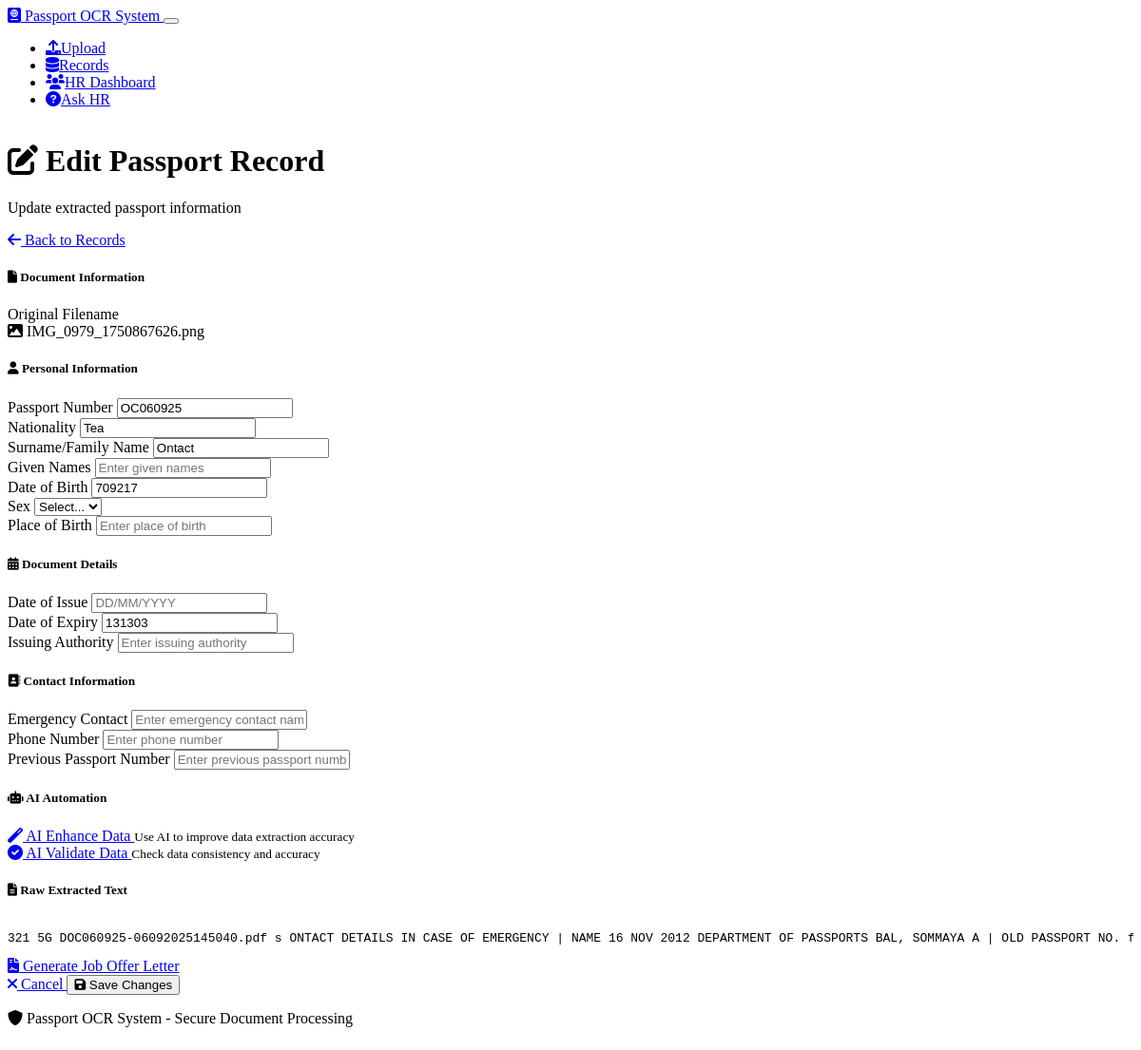
The app's page /edit_record/2 with its own data.
### models.py (models this page shows, shortened)
class PassportRecord(db.Model):
    id = db.Column(db.Integer, primary_key=True)
    filename = db.Column(db.String(255), nullable=False)
    passport_number = db.Column(db.String(50))
    surname = db.Column(db.String(100))
    given_names = db.Column(db.String(200))
    nationality = db.Column(db.String(50))
    date_of_birth = db.Column(db.String(20))
    place_of_birth = db.Column(db.String(100))
    sex = db.Column(db.String(10))
    date_of_issue = db.Column(db.String(20))
    date_of_expiry = db.Column(db.String(20))
    issuing_authority = db.Column(db.String(100))
    emergency_contact = db.Column(db.String(200))
    phone_number = db.Column(db.String(50))
    previous_passport = db.Column(db.String(50))
    raw_text = db.Column(db.Text)
    created_at = db.Column(db.DateTime, default=datetime.utcnow)
    processing_status = db.Column(db.String(20), default='completed')

### routes.py (the view, shortened to what this page needs)
@app.route('/edit_record/<int:record_id>', methods=['GET', 'POST'])
def edit_record(record_id):
    record = PassportRecord.query.get_or_404(record_id)
    return render_template('edit_record.html', record=record)

### templates/edit_record.html (shortened to what this page needs)
{% extends "base.html" %}
{% block content %}
<div class="container">
    <div class="d-flex justify-content-between align-items-center mb-4">
        <div>
            <h1 class="display-6 fw-bold">
                <i class="fas fa-edit me-3"></i>
                Edit Passport Record
            </h1>
            <p class="text-muted">Update extracted passport information</p>
        </div>
        <a href="{{ url_for('records') }}" class="btn btn-secondary">
            <i class="fas fa-arrow-left me-2"></i>
            Back to Records
        </a>
    </div>
    <div class="row justify-content-center">
        <div class="col-lg-8">
            <div class="card shadow">
                <div class="card-body p-4">
                    <form method="post" action="{{ url_for('edit_record', record_id=record.id) }}">
                        <div class="row">
                            <div class="col-12 mb-4">
                                <h5 class="border-bottom pb-2 mb-3">
                                    <i class="fas fa-file me-2"></i>
                                    Document Information
                                </h5>
                                <div class="mb-3">
                                    <label class="form-label fw-bold">Original Filename</label>
                                    <div class="form-control-plaintext bg-light p-2 rounded">
                                        <i class="fas fa-{% if record.filename.endswith('.pdf') %}file-pdf{% else %}image{% endif %} me-2"></i>
                                        {{ record.filename }}
                                    </div>
                                </div>
                            </div>
                            <div class="col-12 mb-4">
                                <h5 class="border-bottom pb-2 mb-3">
                                    <i class="fas fa-user me-2"></i>
                                    Personal Information
                                </h5>
                                <div class="row">
                                    <div class="col-md-6 mb-3">
                                        <label for="passport_number" class="form-label">Passport Number</label>
                                        <input type="text" class="form-control" id="passport_number" name="passport_number"
                                               value="{{ record.passport_number or '' }}" placeholder="Enter passport number">
                                    </div>
                                    <div class="col-md-6 mb-3">
                                        <label for="nationality" class="form-label">Nationality</label>
                                        <input type="text" class="form-control" id="nationality" name="nationality"
                                               value="{{ record.nationality or '' }}" placeholder="Enter nationality">
                                    </div>
                                    <div class="col-md-6 mb-3">
                                        <label for="surname" class="form-label">Surname/Family Name</label>
                                        <input type="text" class="form-control" id="surname" name="surname"
                                               value="{{ record.surname or '' }}" placeholder="Enter surname">
                                    </div>
                                    <div class="col-md-6 mb-3">
                                        <label for="given_names" class="form-label">Given Names</label>
                                        <input type="text" class="form-control" id="given_names" name="given_names"
                                               value="{{ record.given_names or '' }}" placeholder="Enter given names">
                                    </div>
                                    <div class="col-md-6 mb-3">
                                        <label for="date_of_birth" class="form-label">Date of Birth</label>
                                        <input type="text" class="form-control" id="date_of_birth" name="date_of_birth"
                                               value="{{ record.date_of_birth or '' }}" placeholder="DD/MM/YYYY">
                                    </div>
                                    <div class="col-md-6 mb-3">
                                        <label for="sex" class="form-label">Sex</label>
                                        <select class="form-select" id="sex" name="sex">
                                            <option value="">Select...</option>
                                        </select>
                                    </div>
                                    <div class="col-12 mb-3">
                                        <label for="place_of_birth" class="form-label">Place of Birth</label>
                                        <input type="text" class="form-control" id="place_of_birth" name="place_of_birth"
                                               value="{{ record.place_of_birth or '' }}" placeholder="Enter place of birth">
                                    </div>
                                </div>
                            </div>
                            <div class="col-12 mb-4">
                                <h5 class="border-bottom pb-2 mb-3">
                                    <i class="fas fa-calendar-alt me-2"></i>
                                    Document Details
                                </h5>
                                <div class="row">
                                    <div class="col-md-4 mb-3">
                                        <label for="date_of_issue" class="form-label">Date of Issue</label>
                                        <input type="text" class="form-control" id="date_of_issue" name="date_of_issue"
                                               value="{{ record.date_of_issue or '' }}" placeholder="DD/MM/YYYY">
                                    </div>
                                    <div class="col-md-4 mb-3">
                                        <label for="date_of_expiry" class="form-label">Date of Expiry</label>
                                        <input type="text" class="form-control" id="date_of_expiry" name="date_of_expiry"
                                               value="{{ record.date_of_expiry or '' }}" placeholder="DD/MM/YYYY">
                                    </div>
                                    <div class="col-md-4 mb-3">
                                        <label for="issuing_authority" class="form-label">Issuing Authority</label>
                                        <input type="text" class="form-control" id="issuing_authority" name="issuing_authority"
                                               value="{{ record.issuing_authority or '' }}" placeholder="Enter issuing authority">
                                    </div>
                                </div>
                            </div>
                            <div class="col-12 mb-4">
                                <h5 class="border-bottom pb-2 mb-3">
                                    <i class="fas fa-address-book me-2"></i>
                                    Contact Information
                                </h5>
                                <div class="row">
                                    <div class="col-md-6 mb-3">
                                        <label for="emergency_contact" class="form-label">Emergency Contact</label>
                                        <input type="text" class="form-control" id="emergency_contact" name="emergency_contact"
                                               value="{{ record.emergency_contact or '' }}" placeholder="Enter emergency contact name">
                                    </div>
                                    <div class="col-md-6 mb-3">
                                        <label for="phone_number" class="form-label">Phone Number</label>
                                        <input type="text" class="form-control" id="phone_number" name="phone_number"
                                               value="{{ record.phone_number or '' }}" placeholder="Enter phone number">
                                    </div>
                                    <div class="col-md-6 mb-3">
                                        <label for="previous_passport" class="form-label">Previous Passport Number</label>
                                        <input type="text" class="form-control" id="previous_passport" name="previous_passport"
                                               value="{{ record.previous_passport or '' }}" placeholder="Enter previous passport number">
                                    </div>
                                </div>
                            </div>
                            <div class="col-12 mb-4">
                                <h5 class="border-bottom pb-2 mb-3">
                                    <i class="fas fa-robot me-2"></i>
                                    AI Automation
                                </h5>
                                <div class="row">
                                    <div class="col-md-6 mb-3">
                                        <a href="{{ url_for('ai_enhance_record', record_id=record.id) }}"
                                           class="btn btn-info w-100">
                                            <i class="fas fa-magic me-2"></i>
                                            AI Enhance Data
                                        </a>
                                        <small class="text-muted d-block mt-1">Use AI to improve data extraction accuracy</small>
                                    </div>
                                    <div class="col-md-6 mb-3">
                                        <a href="{{ url_for('ai_validate_record', record_id=record.id) }}"
                                           class="btn btn-warning w-100">
                                            <i class="fas fa-check-circle me-2"></i>
                                            AI Validate Data
                                        </a>
                                        <small class="text-muted d-block mt-1">Check data consistency and accuracy</small>
                                    </div>
                                </div>
                            </div>
                            <div class="col-12 mb-4">
                                <h5 class="border-bottom pb-2 mb-3">
                                    <i class="fas fa-file-alt me-2"></i>
                                    Raw Extracted Text
                                </h5>
                                <div class="border rounded p-3" style="max-height: 200px; overflow-y: auto; background-color: var(--bs-secondary-bg);">
                                    <pre class="mb-0 small">{{ record.raw_text or 'No text extracted' }}</pre>
                                </div>
                            </div>
                        </div>
                        <div class="d-flex justify-content-between">
                            <div>
                                <a href="{{ url_for('generate_document', record_id=record.id) }}"
                                   class="btn btn-info" target="_blank">
                                    <i class="fas fa-file-contract me-2"></i>
                                    Generate Job Offer Letter
                                </a>
                            </div>
                            <div>
                                <a href="{{ url_for('records') }}" class="btn btn-secondary me-2">
                                    <i class="fas fa-times me-2"></i>
                                    Cancel
                                </a>
                                <button type="submit" class="btn btn-success">
                                    <i class="fas fa-save me-2"></i>
                                    Save Changes
                                </button>
                            </div>
                        </div>
                    </form>
                </div>
            </div>
        </div>
    </div>
</div>
{% endblock %}

### static/css/custom.css (style rules this page uses)
.card { transition: transform 0.2s ease-in-out, box-shadow 0.2s ease-in-out; }
body { min-height: 100vh; display: flex; flex-direction: column; }

### records on screen
PassportRecord: filename "IMG_0979_1750867626.png", passport_number "OC060925", nationality "Tea", surname "Ontact", date_of_birth "709217", date_of_expiry "131303", raw_text "321 5G DOC060925-06092025145040.pdf s ONTACT DETAILS IN CASE OF EMERGENCY | NAME 16 NOV 2012 DEPARTMENT OF PASSPORTS BAL, SOMMAYA A | OLD PASSPORT NO.…"
